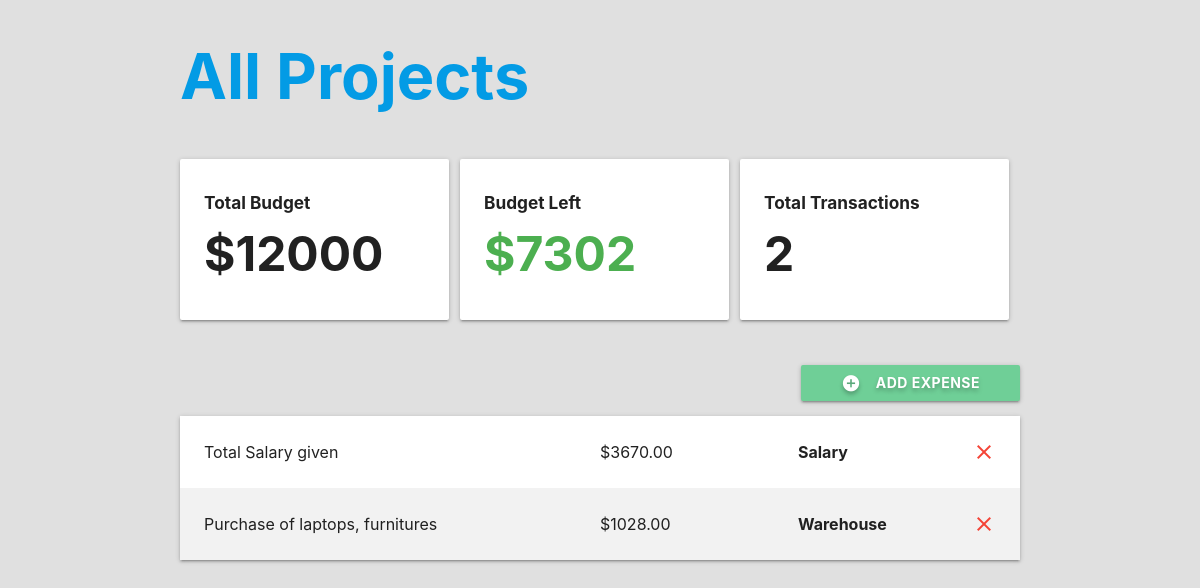
The app's page /analytics-app/ with its own data.
### handlemoney/models.py (models this page shows, shortened)
class Project(models.Model):
    name = models.CharField(max_length=100)
    slug = models.SlugField(max_length=100, unique=True, blank=True)
    budget = models.IntegerField()
    @property
    def budget_left(self):
        expense_list = Expense.objects.filter(project=self)
        total_expense_amount = 0
        for expense in expense_list:
            total_expense_amount += expense.amount
        total_expense_amount = int(total_expense_amount)
        return self.budget - total_expense_amount
    @property
    def total_transactions(self):
        expense_list = Expense.objects.filter(project=self)
        return expense_list.count()

class Expense(models.Model):
    project = models.ForeignKey(Project, on_delete=models.CASCADE, related_name='expenses')
    title = models.CharField(max_length=100)
    amount = models.DecimalField(max_digits=8, decimal_places=2)
    category = models.ForeignKey(Category, on_delete=models.CASCADE)
    class Meta:
        ordering = ('-amount',)

class Category(models.Model):
    project = models.ForeignKey(Project, on_delete=models.CASCADE)
    name = models.CharField(max_length=50)

### handlemoney/views.py (the view, shortened to what this page needs)
# urls.py: path('<slug:project_slug>/', views.project_detail, name='detail')
def project_detail(request, project_slug):
    project = get_object_or_404(Project, slug=project_slug)
    if request.method == 'GET':
        category_list = Category.objects.filter(project=project)
        return render(request, 'budget/project-detail.html', {'project': project, 'expense_list': project.expenses.all(), 'category_list': category_list})
    return redirect(project)

### handlemoney/templates/budget/project-detail.html (shortened to what this page needs)
{% extends 'budget/base.html' %}
{% block content %}
<div class="container">
  <h1 class="bold"><a href="{% url 'list' %}">All Projects</a></h1>
  <section class="section section-stats">
    <div class="row">
      <div class="col s12 m12 l4">
        <div class="card-panel">
          <h6 class="bold">Total Budget</h6>
          <h1 class="bold">${{ project.budget }}</h1>
        </div>
      </div>
      <div class="col s12 m6 l4">
        <div class="card-panel">
          <h6 class="bold">Budget Left</h6>
          {% if project.budget_left > 0 %}
            <h1 class="bold green-text">${{ project.budget_left }}</h1>
          {% elif project.budget_left == 0 %}
            <h1 class="bold orange-text">${{ project.budget_left }}</h1>
          {% else %}
            <h1 class="bold red-text">${{ project.budget_left }}</h1>
          {% endif %}
        </div>
      </div>
      <div class="col s12 m6 l4">
        <div class="card-panel">
          <h6 class="bold">Total Transactions</h6>
          <h1 class="bold">{{ project.total_transactions }}</h1>
        </div>
      </div>
    </div>
  </section>
  <section class="section section-expenses">
    <div class="row">
      <button class="btn waves-effect right modal-trigger" href="#expenseModal">
        <i class="material-icons white-text left">add_circle</i>
        Add Expense
      </button>
    </div>
    <ul class="z-depth-1">
      {% for expense in expense_list %}
      <li>
        <div class="card-panel z-depth-0 expense">
          <div class="row">
            <div class="col l6">
              <span class="title">{{ expense.title }}</span>
            </div>
            <div class="col l3">
              <span class="title">${{ expense.amount }}</span>
            </div>
            <div class="col 1">
              <span class="title bold">{{ expense.category.name }}</span>
            </div>
            <a class="close-icon" onclick="deleteExpense(this)" data-id="{{ expense.id }}">
              <i class="material-icons red-text right">close</i>
            </a>
          </div>
        </div>
      </li>
      {% endfor %}
    </ul>
  </section>
</div>
{% endblock %}

### handlemoney/static/css/styles.css (style rules this page uses)
html { font-family: 'Montserrat'; background-color: #E0E0E0; }
h1, h6 { font-weight: bold; }
.bold { font-weight: bold; }
.row { margin: 0!important; }
.row .col { padding-left: 0!important; }
.section-stats h1 { font-size: 4vw; margin: 15px 0px; }
.section-expenses button { padding: 0px 40px; font-weight: bold; text-shadow: 0px 3px 4px rgba(0, 0, 0, .25); background-color: #6FCF97; }
.section-expenses .expense { font-size: 16px; border-radius: 0; margin: 0; }
.section-expenses li:nth-child(even) .expense { background-color: #F2F2F2; }

### records on screen
Project: budget "12000", budget_left "7302", total_transactions "2"
Expense: title "Total Salary given", amount "3670.00", category.name "Salary"
Expense: title "Purchase of laptops, furnitures", amount "1028.00", category.name "Warehouse"
